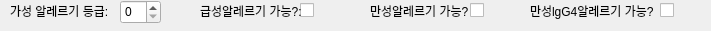
       <widget class="QWidget" name="widget_59" native="true">
        <property name="geometry">
         <rect>
          <x>710</x>
          <y>280</y>
          <width>711</width>
          <height>31</height>
         </rect>
        </property>
        <widget class="QSpinBox" name="spinBox_gasung_allergy_level_15">
         <property name="geometry">
          <rect>
           <x>120</x>
           <y>0</y>
           <width>41</width>
           <height>24</height>
          </rect>
         </property>
         <property name="minimum">
          <number>0</number>
         </property>
         <property name="maximum">
          <number>5</number>
         </property>
         <property name="value">
          <number>0</number>
         </property>
        </widget>
        <widget class="QLabel" name="label_213">
         <property name="geometry">
          <rect>
           <x>10</x>
           <y>0</y>
           <width>101</width>
           <height>21</height>
          </rect>
         </property>
         <property name="text">
          <string>가성 알레르기 등급:</string>
         </property>
        </widget>
        <widget class="QCheckBox" name="ckBox_gs_allergy_15">
         <property name="geometry">
          <rect>
           <x>300</x>
           <y>0</y>
           <width>21</width>
           <height>20</height>
          </rect>
         </property>
         <property name="text">
          <string/>
         </property>
        </widget>
        <widget class="QLabel" name="label_211">
         <property name="geometry">
          <rect>
           <x>200</x>
           <y>0</y>
           <width>101</width>
           <height>21</height>
          </rect>
         </property>
         <property name="text">
          <string>급성알레르기 가능?:</string>
         </property>
        </widget>
        <widget class="QCheckBox" name="ckBox_ms_allergy_15">
         <property name="geometry">
          <rect>
           <x>470</x>
           <y>0</y>
           <width>21</width>
           <height>20</height>
          </rect>
         </property>
         <property name="text">
          <string/>
         </property>
        </widget>
        <widget class="QLabel" name="label_190">
         <property name="geometry">
          <rect>
           <x>370</x>
           <y>0</y>
           <width>101</width>
           <height>21</height>
          </rect>
         </property>
         <property name="text">
          <string>만성알레르기 가능?</string>
         </property>
        </widget>
        <widget class="QCheckBox" name="ckBox_lgg4_allergy_15">
         <property name="geometry">
          <rect>
           <x>660</x>
           <y>0</y>
           <width>21</width>
           <height>20</height>
          </rect>
         </property>
         <property name="text">
          <string/>
         </property>
        </widget>
        <widget class="QLabel" name="label_214">
         <property name="geometry">
          <rect>
           <x>530</x>
           <y>0</y>
           <width>131</width>
           <height>21</height>
          </rect>
         </property>
         <property name="text">
          <string>만성lgG4알레르기 가능?</string>
         </property>
        </widget>
       </widget>
